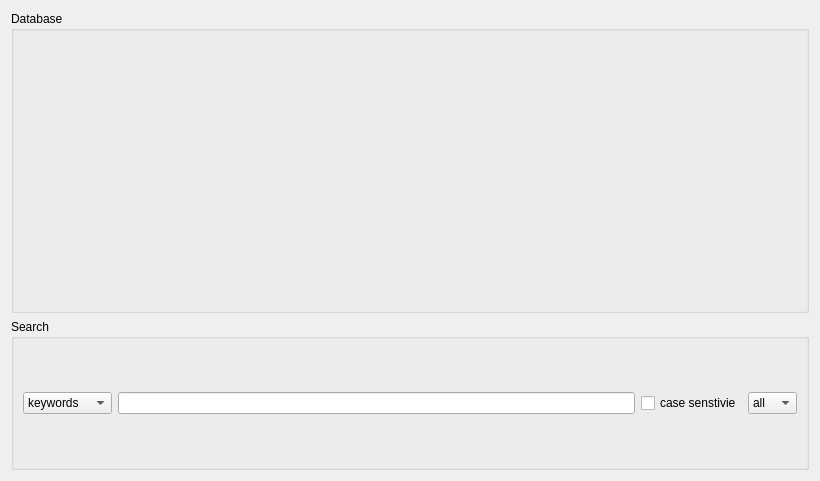
<?xml version="1.0" encoding="UTF-8"?>
<ui version="4.0">
 <class>Form</class>
 <widget class="QWidget" name="Form">
  <property name="geometry">
   <rect>
    <x>0</x>
    <y>0</y>
    <width>820</width>
    <height>481</height>
   </rect>
  </property>
  <property name="windowTitle">
   <string>Form</string>
  </property>
  <layout class="QGridLayout" name="gridLayout" rowstretch="2,1" rowminimumheight="2,1">
   <item row="0" column="0">
    <widget class="QGroupBox" name="database_gb">
     <property name="title">
      <string>Database</string>
     </property>
     <layout class="QHBoxLayout" name="database_gb_layout"/>
    </widget>
   </item>
   <item row="1" column="0">
    <widget class="QGroupBox" name="groupBox_2">
     <property name="title">
      <string>Search</string>
     </property>
     <layout class="QGridLayout" name="gridLayout_2">
      <item row="0" column="2">
       <widget class="QCheckBox" name="case_sensitive">
        <property name="text">
         <string>case senstivie</string>
        </property>
       </widget>
      </item>
      <item row="0" column="1">
       <widget class="QLineEdit" name="search_text"/>
      </item>
      <item row="0" column="0">
       <widget class="QComboBox" name="search_location">
        <item>
         <property name="text">
          <string>keywords</string>
         </property>
        </item>
        <item>
         <property name="text">
          <string>description</string>
         </property>
        </item>
        <item>
         <property name="text">
          <string>name</string>
         </property>
        </item>
        <item>
         <property name="text">
          <string>all</string>
         </property>
        </item>
       </widget>
      </item>
      <item row="0" column="3">
       <widget class="QComboBox" name="mesh_type">
        <item>
         <property name="text">
          <string>all</string>
         </property>
        </item>
        <item>
         <property name="text">
          <string>obj</string>
         </property>
        </item>
        <item>
         <property name="text">
          <string>usd</string>
         </property>
        </item>
        <item>
         <property name="text">
          <string>fbx</string>
         </property>
        </item>
       </widget>
      </item>
     </layout>
    </widget>
   </item>
  </layout>
 </widget>
 <resources/>
 <connections/>
</ui>
